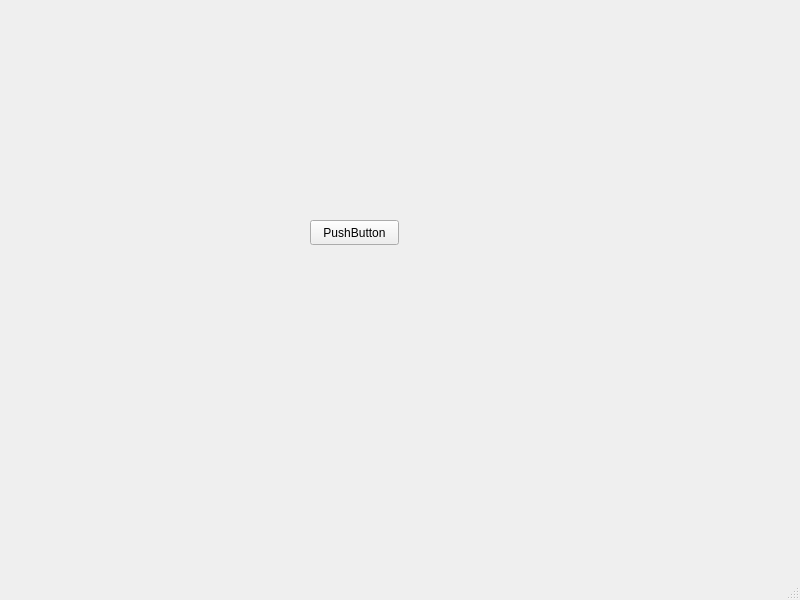
<?xml version="1.0" encoding="UTF-8"?>
<ui version="4.0">
 <class>MainWindow</class>
 <widget class="QMainWindow" name="MainWindow">
  <property name="geometry">
   <rect>
    <x>0</x>
    <y>0</y>
    <width>800</width>
    <height>600</height>
   </rect>
  </property>
  <property name="windowTitle">
   <string>MainWindow</string>
  </property>
  <widget class="QWidget" name="centralwidget">
   <widget class="QPushButton" name="pushButton">
    <property name="geometry">
     <rect>
      <x>310</x>
      <y>220</y>
      <width>89</width>
      <height>25</height>
     </rect>
    </property>
    <property name="text">
     <string>PushButton</string>
    </property>
   </widget>
  </widget>
  <widget class="QMenuBar" name="menubar">
   <property name="geometry">
    <rect>
     <x>0</x>
     <y>0</y>
     <width>800</width>
     <height>28</height>
    </rect>
   </property>
  </widget>
  <widget class="QStatusBar" name="statusbar"/>
 </widget>
 <resources/>
 <connections/>
</ui>
